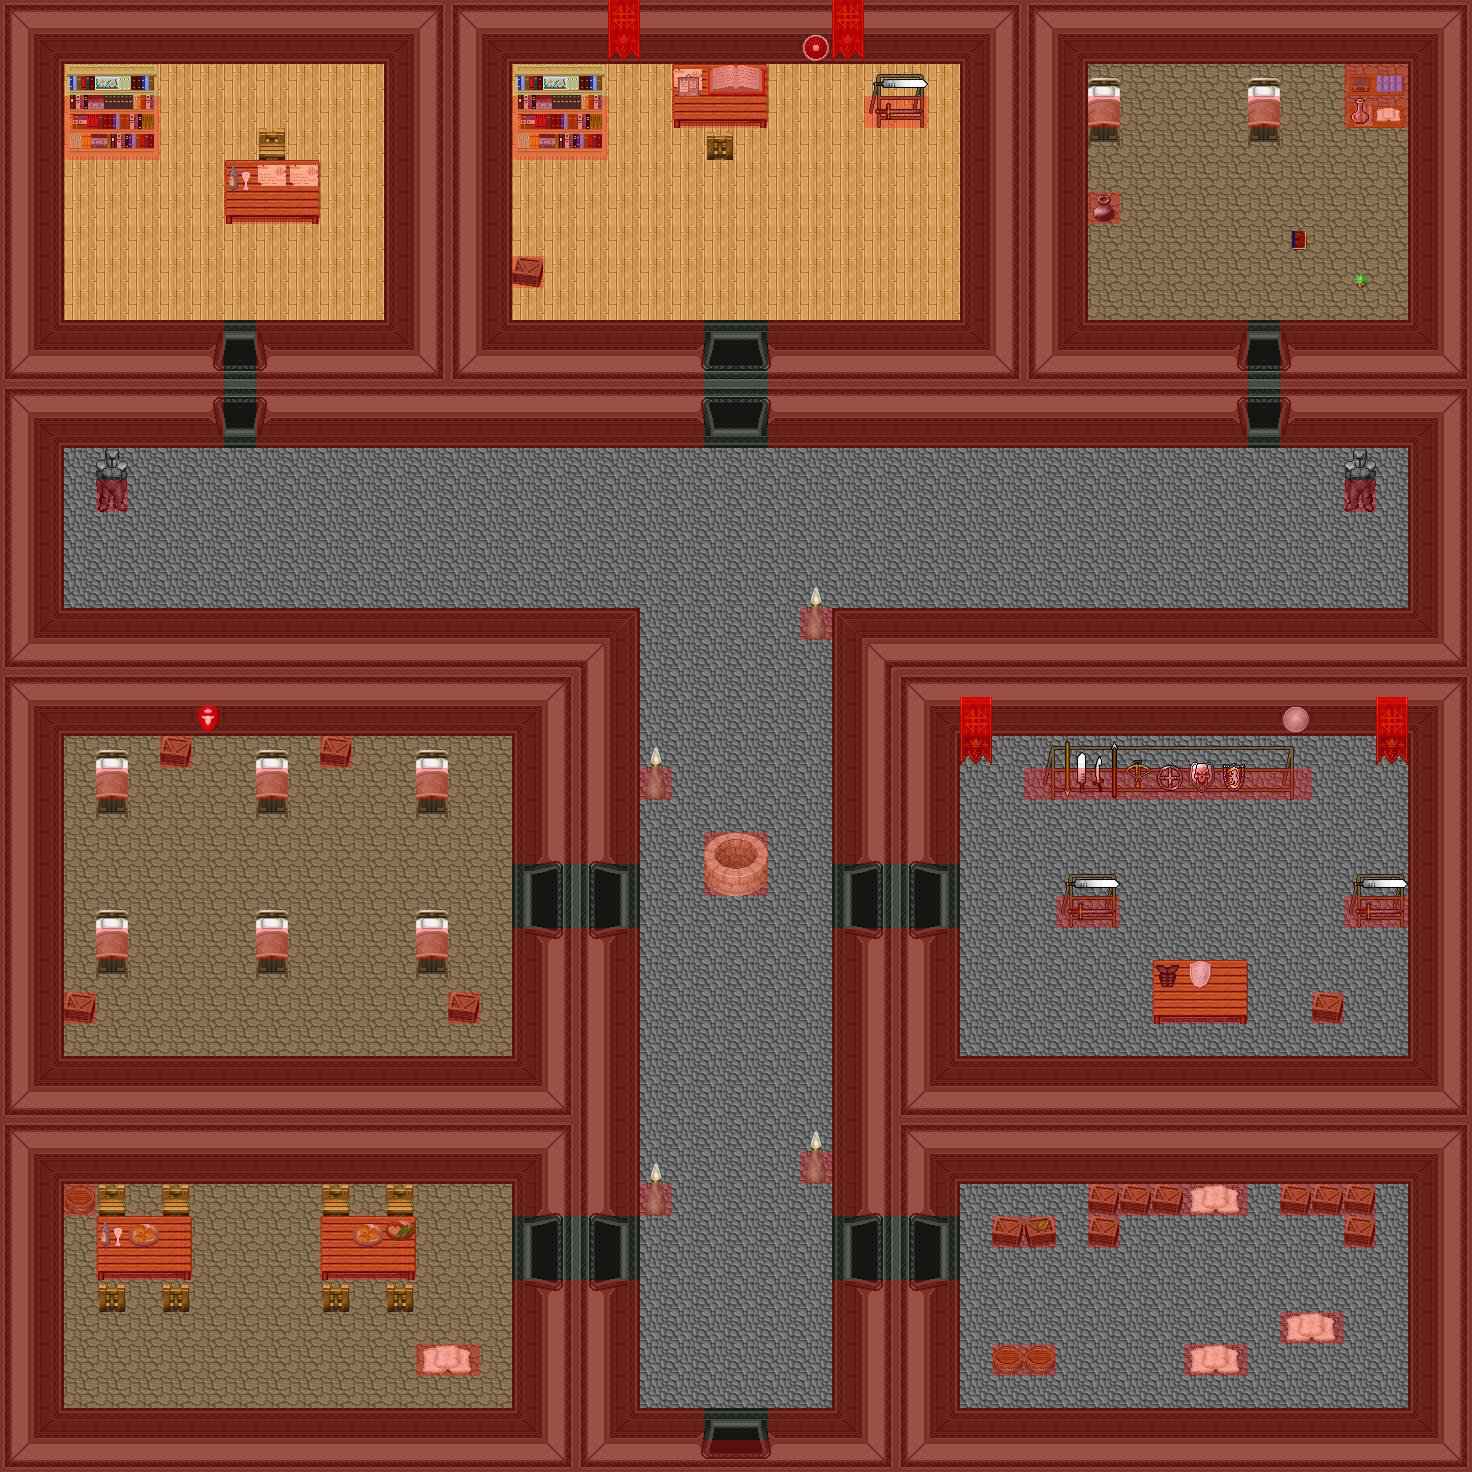

A 2D game scene composited from a Tiled map and its tileset images. What follows is a short description and the map's XML, with each tile layer's data collapsed to a summary:
An orthogonal 46x46 tile map with 32x32 px tiles, 6 tile layers (0_floor, 1_terrain, 2_object, 3_roof, ...), 2 hidden layers not drawn, 33 tilesets.

<map version="1.10" tiledversion="1.10.2" orientation="orthogonal" renderorder="right-down" width="46" height="46" tilewidth="32" tileheight="32" infinite="0" nextlayerid="9" nextobjectid="1">
 <tileset firstgid="1" name="ground/brown" tilewidth="32" tileheight="32" tilecount="5" columns="5">
  <image source="../../tileset/ground/brown.png" trans="ff00ff" width="160" height="32" />
 </tileset>
 <tileset firstgid="6" name="logic/collision" tilewidth="32" tileheight="32" tilecount="1" columns="1">
  <image source="../../tileset/logic/collision.png" trans="ff00ff" width="32" height="32" />
 </tileset>
 <tileset firstgid="7" name="ground/indoor/floors_3" tilewidth="32" tileheight="32" tilecount="12" columns="6">
  <image source="../../tileset/ground/indoor/floors_3.png" trans="ff00ff" width="192" height="64" />
 </tileset>
 <tileset firstgid="19" name="building/wall/int_wall_warsaw_fortress_corners" tilewidth="32" tileheight="32" tilecount="16" columns="4">
  <image source="../../tileset/building/wall/int_wall_warsaw_fortress_corners.png" trans="ff00ff" width="128" height="128" />
 </tileset>
 <tileset firstgid="35" name="building/wall/int_wall_warsaw_fortress" tilewidth="32" tileheight="32" tilecount="16" columns="4">
  <image source="../../tileset/building/wall/int_wall_warsaw_fortress.png" trans="ff00ff" width="128" height="128" />
 </tileset>
 <tileset firstgid="51" name="building/entrance/warsaw_fortress_ns" tilewidth="32" tileheight="32" tilecount="12" columns="3">
  <image source="../../tileset/building/entrance/warsaw_fortress_ns.png" trans="ff00ff" width="96" height="128" />
 </tileset>
 <tileset firstgid="63" name="building/entrance/warsaw_fortress_ew_wide" tilewidth="32" tileheight="32" tilecount="16" columns="4">
  <image source="../../tileset/building/entrance/warsaw_fortress_ew_wide.png" trans="ff00ff" width="128" height="128" />
 </tileset>
 <tileset firstgid="79" name="furniture/shelve/bright_bookshelf" tilewidth="32" tileheight="32" tilecount="9" columns="3">
  <image source="../../tileset/furniture/shelve/bright_bookshelf.png" trans="ff00ff" width="96" height="96" />
 </tileset>
 <tileset firstgid="88" name="furniture/table/wooden_rectangular" tilewidth="32" tileheight="32" tilecount="9" columns="3">
  <image source="../../tileset/furniture/table/wooden_rectangular.png" trans="ff00ff" width="96" height="96" />
 </tileset>
 <tileset firstgid="97" name="item/documents/notes" tilewidth="32" tileheight="32" tilecount="4" columns="2">
  <image source="../../tileset/item/documents/notes.png" trans="ff00ff" width="64" height="64" />
 </tileset>
 <tileset firstgid="101" name="furniture/chair/wooden" tilewidth="32" tileheight="32" tilecount="5" columns="5">
  <image source="../../tileset/furniture/chair/wooden.png" trans="ff00ff" width="160" height="32" />
 </tileset>
 <tileset firstgid="106" name="item/documents/book" tilewidth="32" tileheight="32" tilecount="4" columns="2">
  <image source="../../tileset/item/documents/book.png" trans="ff00ff" width="64" height="64" />
 </tileset>
 <tileset firstgid="110" name="item/armor/sword_rack" tilewidth="32" tileheight="32" tilecount="4" columns="2">
  <image source="../../tileset/item/armor/sword_rack.png" trans="ff00ff" width="64" height="64" />
 </tileset>
 <tileset firstgid="114" name="furniture/bed/bed_grey" tilewidth="32" tileheight="32" tilecount="3" columns="1">
  <image source="../../tileset/furniture/bed/bed_grey.png" trans="ff00ff" width="32" height="96" />
 </tileset>
 <tileset firstgid="117" name="furniture/table/wooden" tilewidth="32" tileheight="32" tilecount="1" columns="1">
  <image source="../../tileset/furniture/table/wooden.png" trans="ff00ff" width="32" height="32" />
 </tileset>
 <tileset firstgid="118" name="furniture/shelve/small_shelf" tilewidth="32" tileheight="32" tilecount="8" columns="2">
  <image source="../../tileset/furniture/shelve/small_shelf.png" trans="ff00ff" width="64" height="128" />
 </tileset>
 <tileset firstgid="126" name="item/pot/crate_small" tilewidth="32" tileheight="32" tilecount="2" columns="2">
  <image source="../../tileset/item/pot/crate_small.png" trans="ff00ff" width="64" height="32" />
 </tileset>
 <tileset firstgid="128" name="item/armor/weapons_rack" tilewidth="32" tileheight="32" tilecount="18" columns="9">
  <image source="../../tileset/item/armor/weapons_rack.png" trans="ff00ff" width="288" height="64" />
 </tileset>
 <tileset firstgid="146" name="item/armor/weapons_for_walls" tilewidth="32" tileheight="32" tilecount="16" columns="4">
  <image source="../../tileset/item/armor/weapons_for_walls.png" trans="ff00ff" width="128" height="128" />
 </tileset>
 <tileset firstgid="162" name="item/food/rustic_meals" tilewidth="32" tileheight="32" tilecount="2" columns="2">
  <image source="../../tileset/item/food/rustic_meals.png" trans="ff00ff" width="64" height="32" />
 </tileset>
 <tileset firstgid="164" name="item/sacks" tilewidth="32" tileheight="32" tilecount="2" columns="2">
  <image source="../../tileset/item/sacks.png" trans="ff00ff" width="64" height="32" />
 </tileset>
 <tileset firstgid="166" name="object/well" tilewidth="32" tileheight="32" tilecount="4" columns="2">
  <image source="../../tileset/object/well.png" trans="ff00ff" width="64" height="64" />
 </tileset>
 <tileset firstgid="170" name="furniture/light/dark_torch" tilewidth="32" tileheight="32" tilecount="8" columns="2">
  <image source="../../tileset/furniture/light/dark_torch.png" trans="ff00ff" width="64" height="128" />
 </tileset>
 <tileset firstgid="178" name="item/banners/banners" tilewidth="32" tileheight="32" tilecount="6" columns="2">
  <image source="../../tileset/item/banners/banners.png" trans="ff00ff" width="64" height="96" />
 </tileset>
 <tileset firstgid="184" name="building/decoration/weapon_banner" tilewidth="32" tileheight="32" tilecount="1" columns="1">
  <image source="../../tileset/building/decoration/weapon_banner.png" trans="ff00ff" width="32" height="32" />
 </tileset>
 <tileset firstgid="185" name="building/wall/int_wall_warsaw_fortress_corners_2" tilewidth="32" tileheight="32" tilecount="8" columns="2">
  <image source="../../tileset/building/wall/int_wall_warsaw_fortress_corners_2.png" width="64" height="128" />
 </tileset>
 <tileset firstgid="193" name="item/drink/bottle_and_glass" tilewidth="32" tileheight="32" tilecount="1" columns="1">
  <image source="../../tileset/item/drink/bottle_and_glass.png" trans="ff00ff" width="32" height="32" />
 </tileset>
 <tileset firstgid="194" name="item/chemistry/empty_bottles" tilewidth="32" tileheight="32" tilecount="12" columns="4">
  <image source="../../tileset/item/chemistry/empty_bottles.png" trans="ff00ff" width="128" height="96" />
 </tileset>
 <tileset firstgid="206" name="item/pot/pots_elegant" tilewidth="32" tileheight="32" tilecount="3" columns="3">
  <image source="../../tileset/item/pot/pots_elegant.png" trans="ff00ff" width="96" height="32" />
 </tileset>
 <tileset firstgid="209" name="plant/indoor/small_flowerpots" tilewidth="32" tileheight="32" tilecount="4" columns="2">
  <image source="../../tileset/plant/indoor/small_flowerpots.png" trans="ff00ff" width="64" height="64" />
 </tileset>
 <tileset firstgid="213" name="item/armor/armor" tilewidth="32" tileheight="32" tilecount="4" columns="4">
  <image source="../../tileset/item/armor/armor.png" trans="ff00ff" width="128" height="32" />
 </tileset>
 <tileset firstgid="217" name="item/pot/barrel_flat" tilewidth="32" tileheight="32" tilecount="1" columns="1">
  <image source="../../tileset/item/pot/barrel_flat.png" trans="ff00ff" width="32" height="32" />
 </tileset>
 <tileset firstgid="218" name="item/armor/suit_of_armor2" tilewidth="32" tileheight="32" tilecount="4" columns="2">
  <image source="../../tileset/item/armor/suit_of_armor2.png" trans="ff00ff" width="64" height="64" />
 </tileset>
 <layer id="1" name="0_floor" width="46" height="46">
  <data>[2116 cells, 2116 non-empty, 3 distinct tile ids]</data>
 </layer>
 <layer id="2" name="1_terrain" width="46" height="46">
  <data>[2116 cells, 948 non-empty, 26 distinct tile ids]</data>
 </layer>
 <layer id="3" name="2_object" width="46" height="46">
  <data>[2116 cells, 154 non-empty, 63 distinct tile ids]</data>
 </layer>
 <layer id="4" name="3_roof" width="46" height="46">
  <data>[2116 cells, 141 non-empty, 52 distinct tile ids]</data>
 </layer>
 <layer id="5" name="4_roof_add" width="46" height="46">
  <data>[2116 cells, 0 non-empty, 0 distinct tile ids]</data>
 </layer>
 <layer id="6" name="objects" width="46" height="46" visible="0">
  <data>[2116 cells, 0 non-empty, 0 distinct tile ids]</data>
 </layer>
 <layer id="7" name="collision" width="46" height="46" opacity="0.3">
  <data>[2116 cells, 1065 non-empty, 1 distinct tile ids]</data>
 </layer>
 <layer id="8" name="protection" width="46" height="46" visible="0">
  <data>[2116 cells, 0 non-empty, 0 distinct tile ids]</data>
 </layer>
</map>
